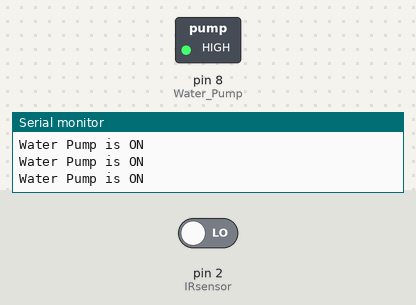
The sketch below on a simulated Arduino Uno, built with avr-gcc and run on an emulated ATmega328P. Shown: switched loads named in the sketch (green lamp = pin HIGH), the last lines printed to the serial monitor. The test bench sets the inputs (shaded band); at power-on: pin 2 (IRsensor) LOW.

Above: at 1.8 s.
1.9 s: pin 2 (IRsensor) driven HIGH
At 3.2 s:
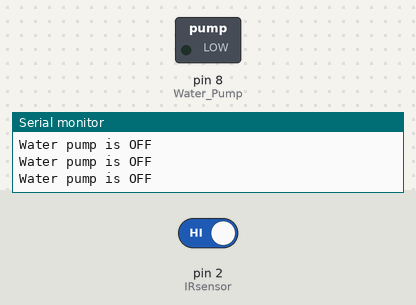
3.5 s: pin 2 (IRsensor) driven LOW
At 4.3 s:
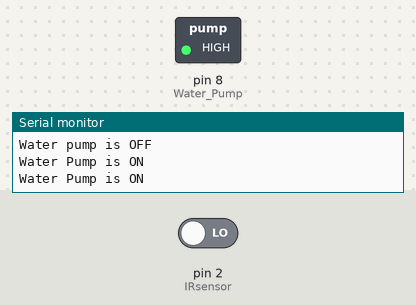
Timing chart, 0 to 6.5 s (numbered marks = the images above; inputs shaded):
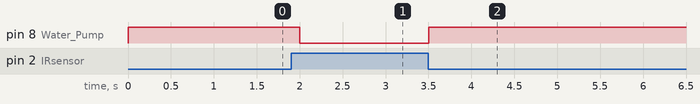

The sketch:

Automatic_hand_sanitizer_ir_sensor.ino.ino
```cpp
void setup()
{
  pinMode(2,INPUT); //IRsensor
  pinMode(8,OUTPUT); //Water Pump
  Serial.begin(9600);
}
int readPin=1;
void loop()
{
  readPin = digitalRead(2);
  if(readPin == HIGH)
  {
    digitalWrite(8,LOW);
    Serial.println("Water pump is OFF");
    delay(500);
  }
  else
  {
    digitalWrite(8,HIGH );
    Serial.println("Water Pump is ON");
    delay(500);
  }
}
```

Measured:
- after the input at 1.9 s, pin 8 (Water_Pump): HIGH → LOW after 0.10 s
- after the input at 3.5 s, pin 8 (Water_Pump): LOW → HIGH at once
